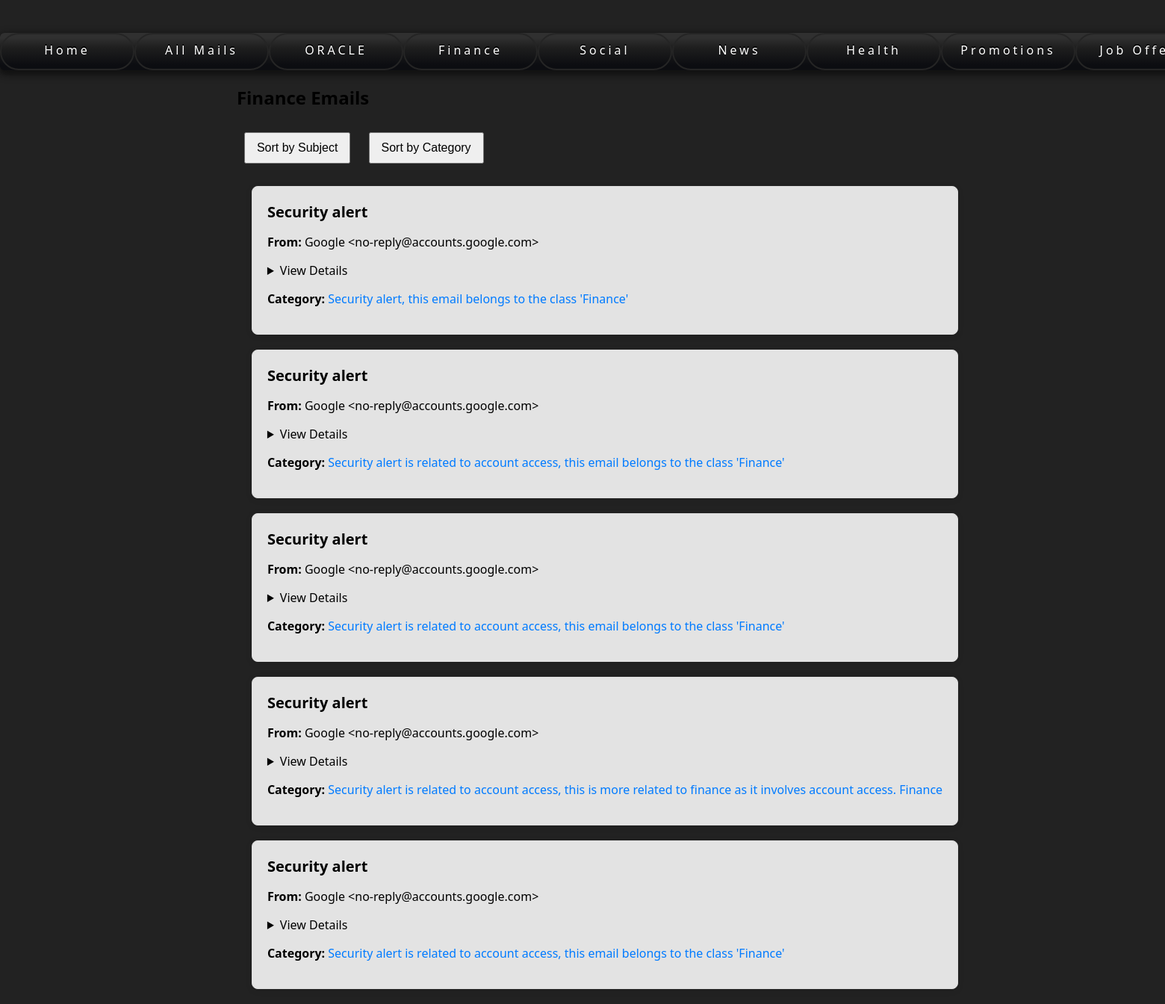
/finance/, run on the app's committed database.
### emailapp/models.py (models this page shows, shortened)
class Email(models.Model):
    sender = models.CharField(max_length=255)
    subject = models.CharField(max_length=255)
    body = models.TextField()
    classification = models.CharField(max_length=255)
    created_at = models.DateTimeField(auto_now_add=True)  # Store the creation timestamp

### emailapp/views.py (the view)
# urls.py: path('finance/', views.categorized_emails_view, {'category': 'finance'}, name='finance_emails'),
def categorized_emails_view(request, category):
    emails = Email.objects.filter(classification__icontains=category)
    paginator = Paginator(emails, 5)
    page_number = request.GET.get('page')
    page_obj = paginator.get_page(page_number)
    return render(request, f'emailapp/{category}_emails.html', {'emails': page_obj})

### emailapp/templates/emailapp/finance_emails.html (shortened to what this page needs)
{% extends 'emailapp/base.html' %}
{% block content %}
    <h2>Finance Emails</h2>
    <div>
        <button onclick="sortEmails('subject')">Sort by Subject</button>
        <button onclick="sortEmails('category')">Sort by Category</button>
    </div>
    <div id="email-list">
        {% for email in emails %}
            <div class="email-box" data-subject="{{ email.subject }}" data-category="{{ email.classification }}">
                <h3>{{ email.subject }}</h3>
                <p><strong>From:</strong> {{ email.sender }}</p>
                <details>
                    <summary>View Details</summary>
                </details>
                <p><strong>Category:</strong> <span class="category">{{ email.classification }}</span></p>
            </div>
        {% endfor %}
    </div>
{% endblock %}

### emailapp/templates/emailapp/base.html (shortened to what this page needs)
    <!DOCTYPE html>
    <html lang="en">
    <head>
    </head>
    <body>
    <br>
     <br>
    <div class="navigation">
        <nav>
            <a href="{% url 'home' %}">Home</a>
            <a href="{% url 'allmails' %}">All Mails</a>
            <a href="{% url 'oracle_emails' %}">ORACLE</a>
            <a href="{% url 'finance_emails' %}">Finance</a>
            <a href="{% url 'social_emails' %}">Social</a>
            <a href="{% url 'news_emails' %}">News</a>
            <a href="{% url 'health_emails' %}">Health</a>
            <a href="{% url 'promotions_emails' %}">Promotions</a>
            <a href="{% url 'job_emails' %}">Job Offers</a>
        </nav>
    </div>
        <div>
            {% block content %}{% endblock %}
        </div>
    </body>
    </html>

### emailapp/templates/emailapp/base.html (style rules this page uses)
body { font-family: Arial, sans-serif; margin: 0; padding: 0; background-image: url("https://img.freepik.com/free-photo/vintage-wallpaper-background_53876-25244.jpg?t=st=1733110114~exp=1733113714~hmac=468e314e4566ca0b8040cc15253410fc91ae6222d6c692bd16c4cc58c8226e6a&w=1060"); background-size: cover; background-position: center; background-repeat: no-repeat; }
#email-list { display: flex; flex-direction: column; gap: 20px; padding: 20px; }
button { margin: 10px; padding: 10px 15px; font-size: 1rem; cursor: pointer; }
.email-box { background-color: rgba(249, 249, 249, 0.9); padding: 20px; border: 1px solid #ddd; border-radius: 8px; box-shadow: 0 2px 8px rgba(0, 0, 0, 0.1); }
.email-box h3 { margin: 0 0 10px; font-size: 1.25rem; }
.email-box p strong { font-weight: bold; }
.email-box .category { color: #007bff; }
nav { text-align: center; background-color: #333; }
nav a { font-weight: 100; letter-spacing: 4px; color: white; padding: 10px 20px; text-decoration: none; display: inline-block; height: 50px; width: 180px; position: relative; background-color: transparent; cursor: pointer; border: 2px solid #252525; overflow: hidden; border-radius: 30px; }
* { box-sizing: border-box; }
html, body { height: 100vh; width: 100vw; }
body { margin: 0; display: grid; place-items: center; background-color: #222; font-family: system-ui, sans-serif; }
nav, .nav-item { display: flex; }
nav { border-radius: 6px; background-image: linear-gradient( rgb(48, 48, 48) 13%, rgb(30, 30, 30) 40%, #0c0d11 86% ); color: rgba(255, 255, 255, 0.6); text-shadow: 0 -2px 0 black; cursor: pointer; box-shadow: 1px 2px 4px rgb(20, 20, 20), 0 4px 12px rgb(10, 10, 10); }
.button, { height: 50px; width: 200px; position: relative; background-color: transparent; cursor: pointer; border: 2px solid #252525; overflow: hidden; border-radius: 30px; color: white; transition: all 0.5s ease-in-out; }

### data on the page
Email: subject "Security alert", sender "Google <no-reply@accounts.google.com>", classification "Security alert, this email belongs to the class 'Finance'"
Email: subject "Security alert", sender "Google <no-reply@accounts.google.com>", classification "Security alert is related to account access, this email belongs to the class 'Finance'"
Email: subject "Security alert", sender "Google <no-reply@accounts.google.com>", classification "Security alert is related to account access, this email belongs to the class 'Finance'"
Email: subject "Security alert", sender "Google <no-reply@accounts.google.com>", classification "Security alert is related to account access, this is more related to finance as it involves account access. Finance"
Email: subject "Security alert", sender "Google <no-reply@accounts.google.com>", classification "Security alert is related to account access, this email belongs to the class 'Finance'"
